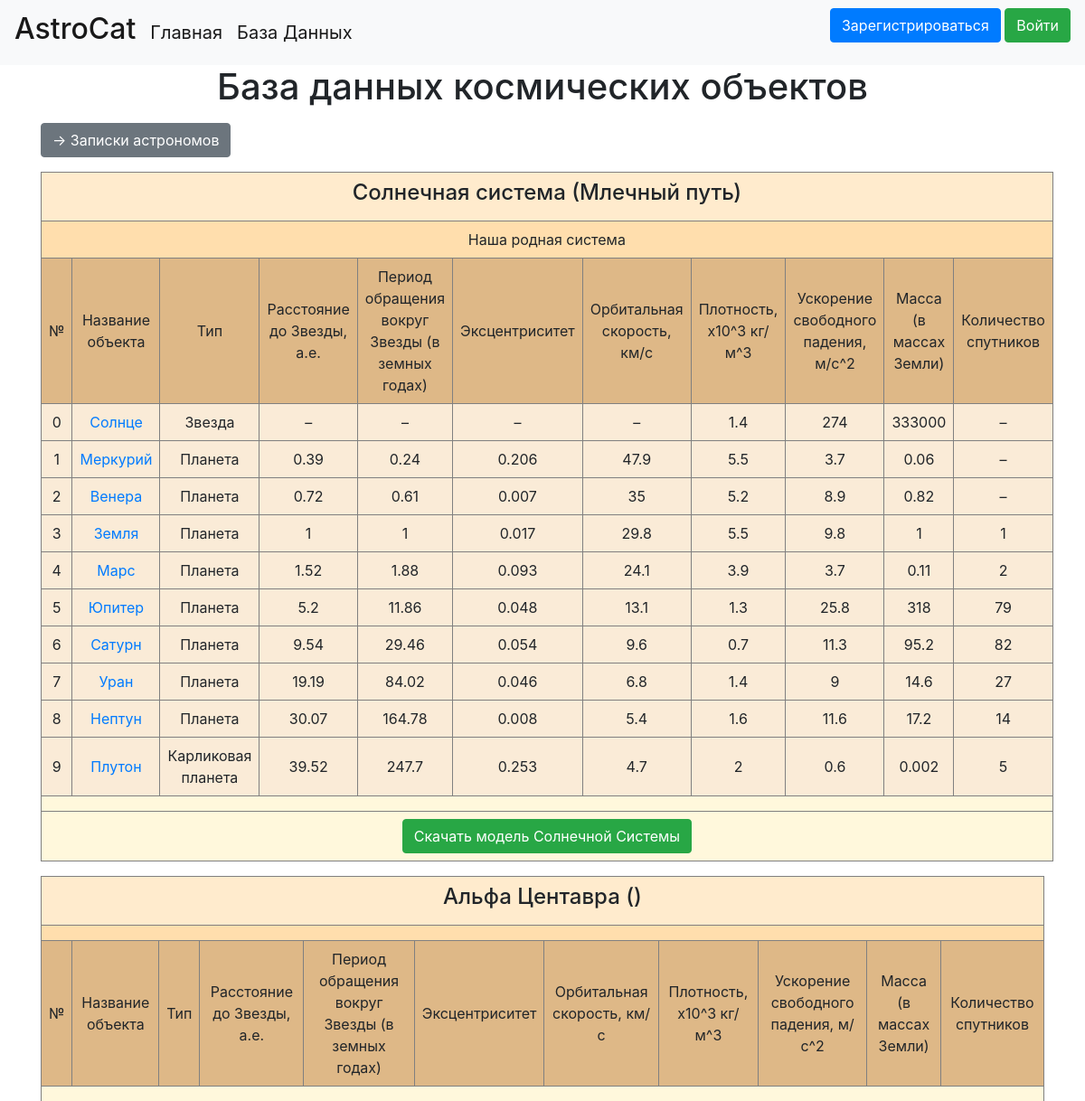
The page /database on the database as committed earlier.
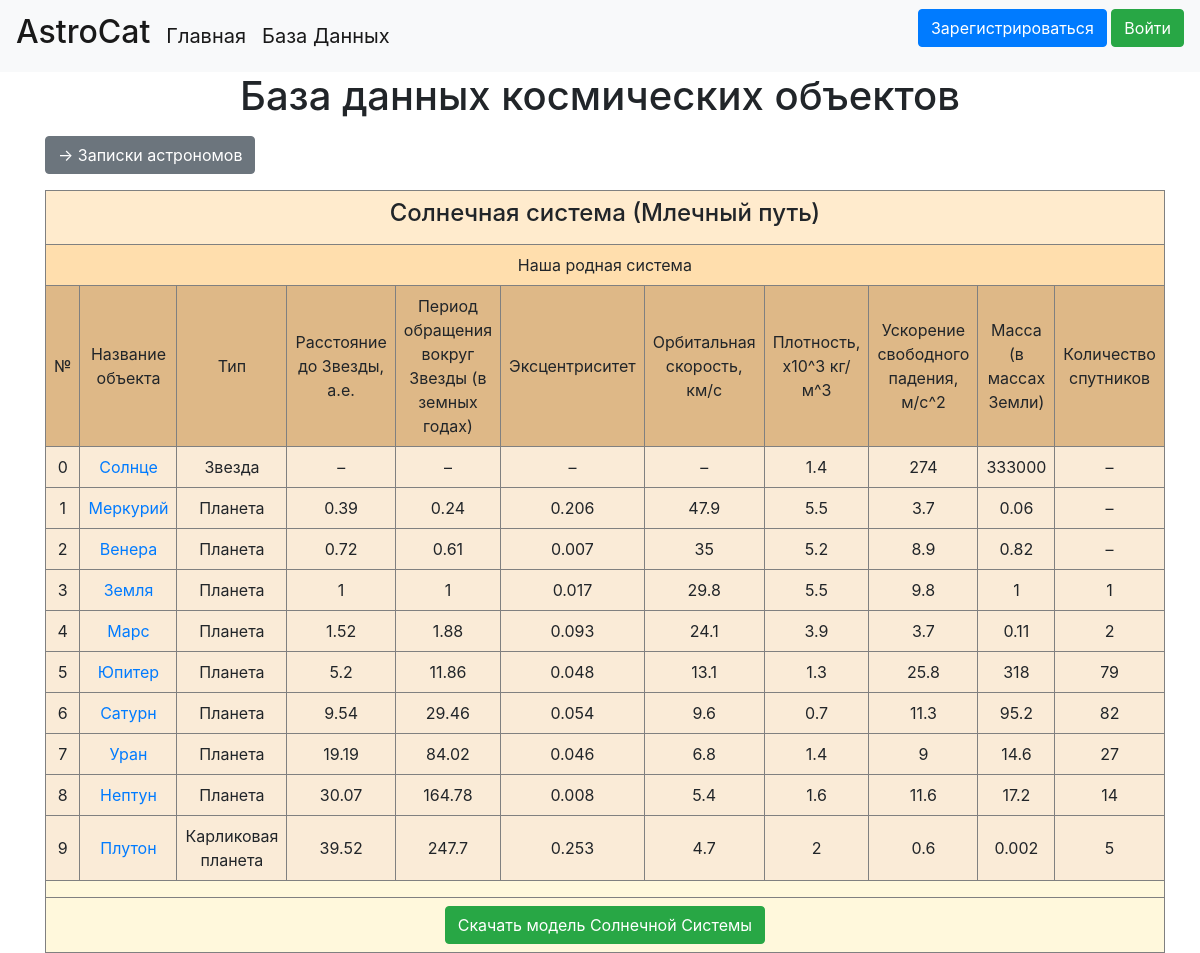
The same page on the database as committed later.
### data/space_systems.py (models this page shows, shortened)
class SpaceSystem(SqlAlchemyBase, SerializerMixin):
    __tablename__ = 'space_systems'
    id = sqlalchemy.Column(sqlalchemy.Integer,
                           primary_key=True, autoincrement=True)
    name = sqlalchemy.Column(sqlalchemy.String, nullable=True, unique=True)  # название звёздной системы
    galaxy = sqlalchemy.Column(sqlalchemy.String, nullable=True)  # название галактики, в которой находится система
    about = sqlalchemy.Column(sqlalchemy.String, nullable=True)  # описание звёздной системы
    creator = sqlalchemy.Column(sqlalchemy.Integer,
                                sqlalchemy.ForeignKey("users.id"))  # id создателя звёздной системы
    created_date = sqlalchemy.Column(sqlalchemy.DateTime,
                                     default=datetime.datetime.now)  # дата создания звёздной системы
    user = orm.relation('User')  # связываем с моделью пользователя
    space_objects = orm.relation('SpaceObject',
                                 back_populates='space_system')  # связываем с моделью космического объекта

### data/space_objects.py (models this page shows, shortened)
class SpaceObject(SqlAlchemyBase, SerializerMixin):
    __tablename__ = 'space_objects'
    id = sqlalchemy.Column(sqlalchemy.Integer,
                           primary_key=True, autoincrement=True)
    name = sqlalchemy.Column(sqlalchemy.String, nullable=True, unique=True)  # название объекта
    space_type = sqlalchemy.Column(sqlalchemy.String, nullable=True)  # тип объекта
    radius = sqlalchemy.Column(sqlalchemy.Integer, nullable=True)  # расстояние до Звезды
    period = sqlalchemy.Column(sqlalchemy.Integer, nullable=True)  # период обращения вокруг Звезды
    ex = sqlalchemy.Column(sqlalchemy.Integer, nullable=True)  # эксцентриситет
    v = sqlalchemy.Column(sqlalchemy.Integer, nullable=True)  # орбитальная скорость
    p = sqlalchemy.Column(sqlalchemy.Integer, nullable=True)  # плотность поверхности
    g = sqlalchemy.Column(sqlalchemy.Integer, nullable=True)  # ускорение свободного падения
    m = sqlalchemy.Column(sqlalchemy.Integer, nullable=True)  # масса
    sputnik = sqlalchemy.Column(sqlalchemy.Integer, nullable=True)  # количество спутников
    atmosphere = sqlalchemy.Column(sqlalchemy.String, nullable=True)  # описание атмосферы
    about = sqlalchemy.Column(sqlalchemy.String, nullable=True)  # общее описание
    image_path = sqlalchemy.Column(sqlalchemy.String, nullable=True)  # путь к изображению объекта
    system = sqlalchemy.Column(sqlalchemy.Integer,
                               sqlalchemy.ForeignKey("space_systems.id"))  # id системы, в которой находится объект
    creator = sqlalchemy.Column(sqlalchemy.Integer, sqlalchemy.ForeignKey("users.id"))  # id создателя объекта
    created_date = sqlalchemy.Column(sqlalchemy.DateTime,
                                     default=datetime.datetime.now)  # дата создания объекта
    user = orm.relation('User')  # связываем с моделью пользователя
    space_system = orm.relation('SpaceSystem')  # связываем с модель системы

### main.py (the view)
@app.route("/database")
def data_page():
    db_sess = db_session.create_session()
    solar_system = db_sess.query(SpaceSystem).filter(SpaceSystem.id == 1).first()  # специально для Солнечной системы
    systems = db_sess.query(SpaceSystem).filter(SpaceSystem.id != 1)  # все остальные
    return render_template("data_page.html", title="AstroCat", systems=systems, solar_system=solar_system)

### data/db_session.py (called while the page is built)
def create_session() -> Session:
    global __factory
    return __factory()

### templates/data_page.html (shortened to what this page needs)
{% extends "base.html" %}
{% block content %}
<center><h1>База данных космических объектов</h1></center>
<a href="news" class="btn btn-secondary">-> Записки астрономов</a>
<center><table cellpadding="8">
    <tr>
        <th colspan="11" style="border:1px solid grey;background-color: #FFEBCD">
            <center><h4>{{solar_system.name}} ({{solar_system.galaxy}})</h4></center>
        </th>
    </tr>
    <tr>
         <td colspan="11" style="border:1px solid grey;background-color: #FFDEAD">
             <center>{{solar_system.about}}</center>
         </td>
    </tr>
    <tr/>
        <td style="background-color: #DEB887;border:1px solid grey">
            <center>№</center>
        </td>
        <td style="background-color: #DEB887;border:1px solid grey">
            <center>Название объекта</center>
        </td>
        <td style="background-color: #DEB887;border:1px solid grey">
            <center>Тип</center>
        </td>
        <td style="background-color: #DEB887;border:1px solid grey">
            <center>Расстояние до Звезды, а.е.</center>
        </td>
        <td style="background-color: #DEB887;border:1px solid grey">
            <center>Период обращения вокруг Звезды (в земных годах)</center>
        </td>
        <td style="background-color: #DEB887;border:1px solid grey">
            <center>Эксцентриситет</center>
        </td>
        <td style="background-color: #DEB887;border:1px solid grey">
            <center>Орбитальная скорость, км/с</center>
        </td>
        <td style="background-color: #DEB887;border:1px solid grey">
            <center>Плотность, x10^3 кг/м^3</center>
        </td>
        <td style="background-color: #DEB887;border:1px solid grey">
            <center>Ускорение свободного падения, м/с^2</center>
        </td>
        <td style="background-color: #DEB887;border:1px solid grey">
            <center>Масса (в массах Земли)</center>
        </td>
        <td style="background-color: #DEB887;border:1px solid grey">
            <center>Количество спутников</center>
        </td>
    {% for system_item in solar_system.space_objects%}
        <tr>
            <td style="background-color: #FAEBD7;border:1px solid grey">
                <center>{{system_item.id}}</center>
            </td>
            <td style="background-color: #FAEBD7;border:1px solid grey">
                <a href="space_object/{{system_item.name}}"><center>{{system_item.name}}</center></a>
            </td>
            <td style="background-color: #FAEBD7;border:1px solid grey">
                <center>{{system_item.space_type}}</center>
            </td>
            {% if system_item.radius%}
            <td style="background-color: #FAEBD7;border:1px solid grey">
                <center>{{system_item.radius}}</center>
            </td>
            {% else %}
            <td style="background-color: #FAEBD7;border:1px solid grey">
                <center>–</center></td>
            {% endif %}
            {% if system_item.period%}
            <td style="background-color: #FAEBD7;border:1px solid grey">
                <center>{{system_item.period}}</center>
            </td>
            {% else %}
            <td style="background-color: #FAEBD7;border:1px solid grey">
                <center>–</center></td>
            {% endif %}
            {% if system_item.ex%}
            <td style="background-color: #FAEBD7;border:1px solid grey">
                <center>{{system_item.ex}}</center>
            </td>
            {% else %}
            <td style="background-color: #FAEBD7;border:1px solid grey">
                <center>–</center></td>
            {% endif %}
            {% if system_item.v%}
            <td style="background-color: #FAEBD7;border:1px solid grey">
                <center>{{system_item.v}}</center>
            </td>
            {% else %}
            <td style="background-color: #FAEBD7;border:1px solid grey">
                <center>–</center>
            </td>
            {% endif %}
            {% if system_item.p%}
            <td style="background-color: #FAEBD7;border:1px solid grey">
                <center>{{system_item.p}}</center>
            </td>
            {% else %}
            <td style="background-color: #FAEBD7;border:1px solid grey">
                <center>–</center>
            </td>
            {% endif %}
            {% if system_item.g%}
            <td style="background-color: #FAEBD7;border:1px solid grey">
                <center>{{system_item.g}}</center>
            </td>
            {% else %}
            <td style="background-color: #FAEBD7;border:1px solid grey">
                <center>–</center>
            </td>
            {% endif %}
            {% if system_item.m%}
            <td style="background-color: #FAEBD7;border:1px solid grey">
                <center>{{system_item.m}}</center>
            </td>
            {% else %}
            <td style="background-color: #FAEBD7;border:1px solid grey">
                <center>–</center>
            </td>
            {% endif %}
            {% if system_item.sputnik%}
            <td style="background-color: #FAEBD7;border:1px solid grey">
                <center>{{system_item.sputnik}}</center>
            </td>
            {% else %}
            <td style="background-color: #FAEBD7;border:1px solid grey">
                <center>–</center>
            </td>
            {% endif %}
        </tr>
    {% endfor %}
    <tr>
        <td colspan="11" style="background-color: #FFF8DC;border:1px solid grey">
        </td>
    </tr>
    <tr><td colspan="11" style="background-color: #FFF8DC;border:1px solid grey">
        <center><a href="/download_file" class="btn btn-success">
                Скачать модель Солнечной Системы
            </a></center>
    </td></tr>
</table>
</center>
{% for item in systems %}
<center><table cellpadding="8">
    <tr>
        <th colspan="11" style="border:1px solid grey;background-color: #FFEBCD">
            <center><h4>{{item.name}} ({{item.galaxy}})</h4></center>
        </th>
    </tr>
    <tr>
         <td colspan="11" style="border:1px solid grey;background-color: #FFDEAD">
         </td>
    </tr>
    <tr/>
        <td style="background-color: #DEB887;border:1px solid grey">
            <center>№</center>
        </td>
        <td style="background-color: #DEB887;border:1px solid grey">
            <center>Название объекта</center>
        </td>
        <td style="background-color: #DEB887;border:1px solid grey">
            <center>Тип</center>
        </td>
        <td style="background-color: #DEB887;border:1px solid grey">
            <center>Расстояние до Звезды, а.е.</center>
        </td>
        <td style="background-color: #DEB887;border:1px solid grey">
            <center>Период обращения вокруг Звезды (в земных годах)</center>
        </td>
        <td style="background-color: #DEB887;border:1px solid grey">
            <center>Эксцентриситет</center>
        </td>
        <td style="background-color: #DEB887;border:1px solid grey">
            <center>Орбитальная скорость, км/с</center>
        </td>
        <td style="background-color: #DEB887;border:1px solid grey">
            <center>Плотность, x10^3 кг/м^3</center>
        </td>
        <td style="background-color: #DEB887;border:1px solid grey">
            <center>Ускорение свободного падения, м/с^2</center>
        </td>
        <td style="background-color: #DEB887;border:1px solid grey">
            <center>Масса (в массах Земли)</center>
        </td>
        <td style="background-color: #DEB887;border:1px solid grey">
            <center>Количество спутников</center>
        </td>
    <tr>
        <td colspan="11" style="background-color: #FFF8DC;border:1px solid grey">
        </td>
</table>
</center>
{% endfor %}
{% endblock %}

### templates/base.html (shortened to what this page needs)
<!doctype html>
<html lang="en">
<head>
    <link rel="stylesheet"
          href="https://stackpath.bootstrapcdn.com/bootstrap/4.4.1/css/bootstrap.min.css"
>
</head>
<header>
    <nav class="navbar navbar-light bg-light">
        <a class="navbar-brand" href="/"><h2>AstroCat</h2></a>
        <a class="navbar-brand" href="/">Главная</a>
        <a class="navbar-brand mr-auto" href="/database">База Данных</a>
        {% if current_user.is_authenticated %}
        <a class="navbar-brand ml-auto" href="/user/{{current_user.username}}">
            <img src="{{ avatars.robohash(current_user.username, size=48) }}" class="rounded-circle border border-dark border-5" alt="..."></a>
        <a class="navbar-brand" href="/user/{{current_user.username}}">
            {{current_user.name}} {{current_user.surname}}</a>
        <a class="btn btn-danger" href="/logout">Выйти</a>
        {% else %}
        <p>
            <a class="btn btn-primary " href="/register">Зарегистрироваться</a>
            <a class="btn btn-success" href="/login">Войти</a>
        </p>
        {% endif %}
    </nav>
</header>
<main role="main" class="container">
    {% block content %}{% endblock %}
</main>
</body>
</html>

Rows that differ between the two databases and show on the page:
removed SpaceSystem: name "Альфа Центавра"
